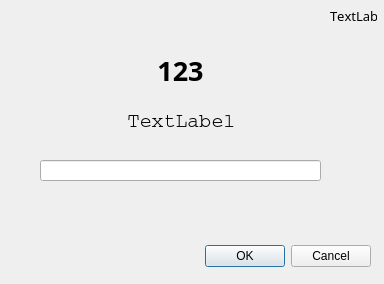
<?xml version="1.0" encoding="UTF-8"?>
<ui version="4.0">
 <class>Dialog</class>
 <widget class="QDialog" name="Dialog">
  <property name="geometry">
   <rect>
    <x>0</x>
    <y>0</y>
    <width>384</width>
    <height>284</height>
   </rect>
  </property>
  <property name="font">
   <font>
    <pointsize>15</pointsize>
   </font>
  </property>
  <property name="windowTitle">
   <string>Dialog</string>
  </property>
  <widget class="QDialogButtonBox" name="buttonBox">
   <property name="geometry">
    <rect>
     <x>30</x>
     <y>240</y>
     <width>341</width>
     <height>32</height>
    </rect>
   </property>
   <property name="font">
    <font>
     <pointsize>9</pointsize>
    </font>
   </property>
   <property name="orientation">
    <enum>Qt::Horizontal</enum>
   </property>
   <property name="standardButtons">
    <set>QDialogButtonBox::Cancel|QDialogButtonBox::Ok</set>
   </property>
  </widget>
  <widget class="QLabel" name="label">
   <property name="geometry">
    <rect>
     <x>60</x>
     <y>50</y>
     <width>241</width>
     <height>41</height>
    </rect>
   </property>
   <property name="font">
    <font>
     <family>標楷體</family>
     <pointsize>20</pointsize>
     <weight>75</weight>
     <bold>true</bold>
    </font>
   </property>
   <property name="cursor">
    <cursorShape>IBeamCursor</cursorShape>
   </property>
   <property name="focusPolicy">
    <enum>Qt::NoFocus</enum>
   </property>
   <property name="text">
    <string>123</string>
   </property>
   <property name="alignment">
    <set>Qt::AlignCenter</set>
   </property>
  </widget>
  <widget class="QLineEdit" name="lineEdit">
   <property name="geometry">
    <rect>
     <x>40</x>
     <y>160</y>
     <width>281</width>
     <height>21</height>
    </rect>
   </property>
  </widget>
  <widget class="QLabel" name="label_2">
   <property name="geometry">
    <rect>
     <x>330</x>
     <y>10</y>
     <width>47</width>
     <height>12</height>
    </rect>
   </property>
   <property name="font">
    <font>
     <family>Bell MT</family>
     <pointsize>10</pointsize>
     <kerning>false</kerning>
    </font>
   </property>
   <property name="cursor">
    <cursorShape>IBeamCursor</cursorShape>
   </property>
   <property name="text">
    <string>TextLabel</string>
   </property>
  </widget>
  <widget class="QLabel" name="label_3">
   <property name="geometry">
    <rect>
     <x>66</x>
     <y>111</y>
     <width>231</width>
     <height>21</height>
    </rect>
   </property>
   <property name="font">
    <font>
     <family>Courier</family>
    </font>
   </property>
   <property name="cursor">
    <cursorShape>IBeamCursor</cursorShape>
   </property>
   <property name="text">
    <string>TextLabel</string>
   </property>
   <property name="alignment">
    <set>Qt::AlignCenter</set>
   </property>
  </widget>
 </widget>
 <resources/>
 <connections>
  <connection>
   <sender>buttonBox</sender>
   <signal>accepted()</signal>
   <receiver>Dialog</receiver>
   <slot>accept()</slot>
   <hints>
    <hint type="sourcelabel">
     <x>248</x>
     <y>254</y>
    </hint>
    <hint type="destinationlabel">
     <x>157</x>
     <y>274</y>
    </hint>
   </hints>
  </connection>
  <connection>
   <sender>buttonBox</sender>
   <signal>rejected()</signal>
   <receiver>Dialog</receiver>
   <slot>reject()</slot>
   <hints>
    <hint type="sourcelabel">
     <x>316</x>
     <y>260</y>
    </hint>
    <hint type="destinationlabel">
     <x>286</x>
     <y>274</y>
    </hint>
   </hints>
  </connection>
 </connections>
</ui>
